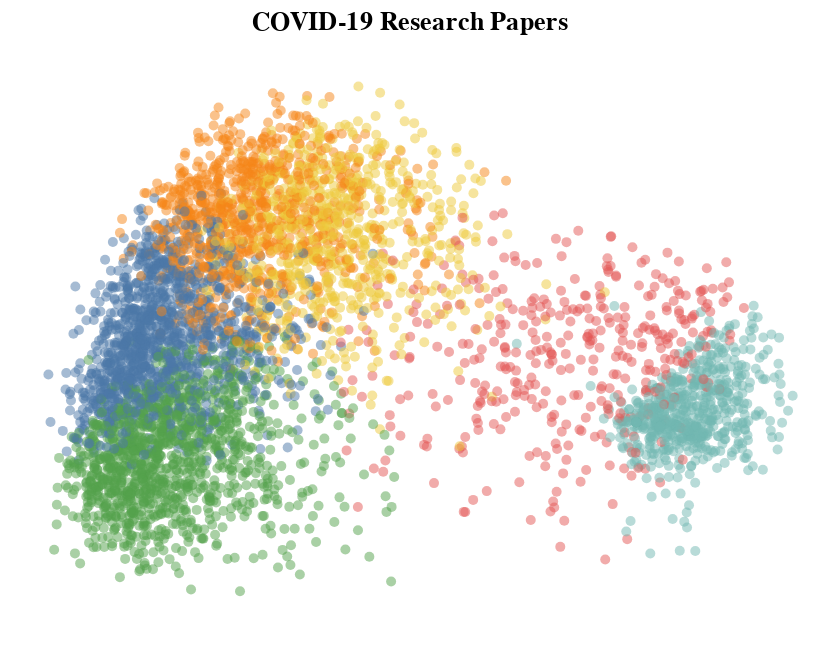

Write notebook code for a chart like this one.
### Markdown cell above
## Chart

### Code cell
import altair as alt

alt.Chart(document_vectors.sample(5000)).mark_circle(opacity=0.5, size=25).encode(
    x=alt.X('x', axis=None),
    y=alt.Y('y', axis=None),
    color=alt.Color('cluster:N', legend=None),
).configure_axis(
    grid=False
).configure_view(
        strokeWidth=0
).properties(
    title='COVID-19 Research Papers'
)

### Figure 1 — Vega-Lite specification as saved in the notebook (floating-point values rounded to 4 significant figures; data arrays with more than 128 entries replaced by an {"elided": "..."} marker saying what was removed)
{"config": {"view": {"continuousWidth": 400, "continuousHeight": 300, "strokeWidth": 0}, "axis": {"grid": false}}, "data": {"name": "data-c9a356cb86b3df2c247da9b06069c318"}, "mark": {"type": "circle", "opacity": 0.5, "size": 25}, "encoding": {"color": {"type": "nominal", "field": "cluster", "legend": null}, "x": {"type": "quantitative", "axis": null, "field": "x"}, "y": {"type": "quantitative", "axis": null, "field": "y"}}, "title": "COVID-19 Research Papers", "$schema": "https://vega.github.io/schema/vega-lite/v4.0.2.json", "datasets": {"data-c9a356cb86b3df2c247da9b06069c318": {"elided": "5000 records"}}}
